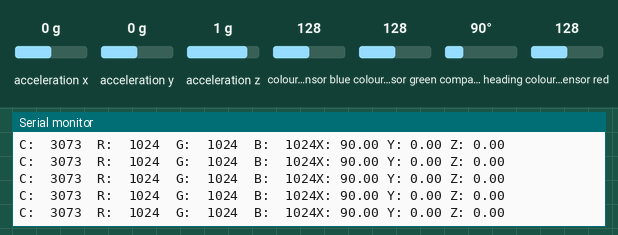
A sketch run on a simulated Arduino Uno, built with avr-gcc and run on an emulated ATmega328P. Parts: the last lines printed to the serial monitor. Inputs (shaded band) come from the test bench; at power-on: acceleration x 0 g, acceleration y 0 g, acceleration z 1 g, colour sensor blue 128, compass heading 90°, colour sensor green 128, colour sensor red 128.

Above: at 1.2 s.
1.3 s: acceleration x set to -1.4 g
At 1.4 s:
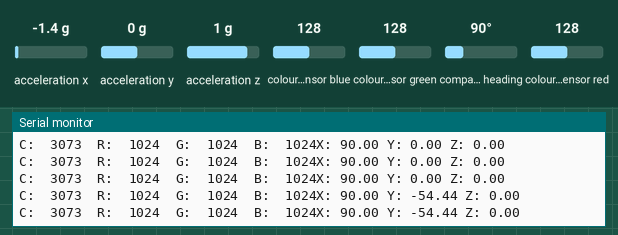
4.3 s: acceleration y set to -1.4 g
At 4.37 s:
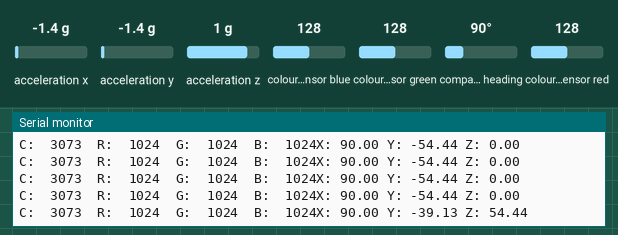
5.8 s: acceleration z set to -1.4 g
At 5.86 s:
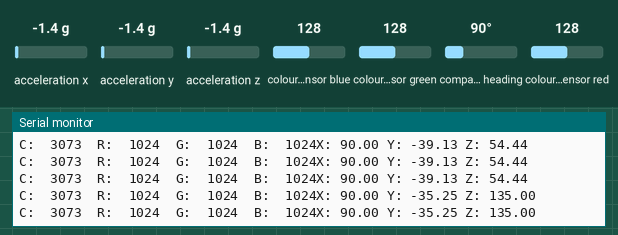
8.8 s: colour sensor blue set to 5
At 8.83 s:
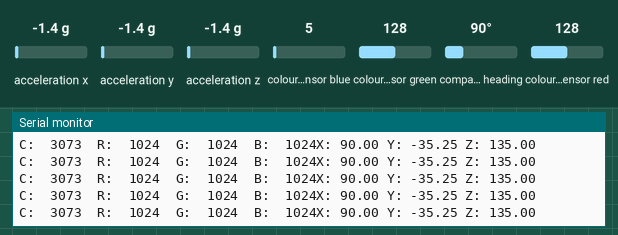
11.8 s: compass heading set to 180°
At 11.8 s:
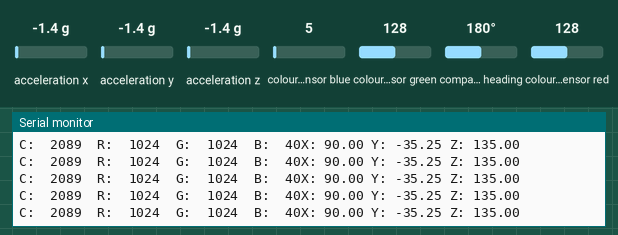
Timing chart, 0 to 14.8 s (numbered marks = the images above; inputs shaded):
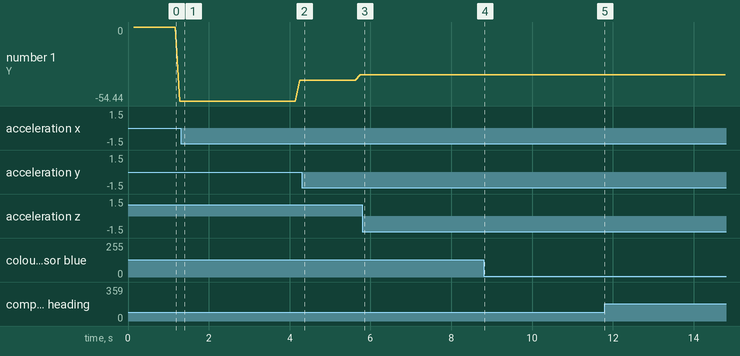

The sketch:

GyroColorTest.ino
```cpp
#include <Wire.h>
#include "Adafruit_Sensor.h"
#include "Adafruit_BNO055.h"
#include "Adafruit_TCS34725.h"
#include "utility/imumaths.h"

Adafruit_BNO055 gyro = Adafruit_BNO055();
Adafruit_TCS34725 color = Adafruit_TCS34725(TCS34725_INTEGRATIONTIME_50MS, TCS34725_GAIN_4X);

void setup() {

	gyro.begin();
	color.begin();

	Serial.begin(9600);

}

void loop() {

	uint16_t clear, red, green, blue;

	delay(60);  // takes 50ms to read

	color.getRawData(&red, &green, &blue, &clear);

	imu::Vector<3> euler = gyro.getVector(Adafruit_BNO055::VECTOR_EULER);

	Serial.print("X: ");
	Serial.print(euler.x());
	Serial.print(" Y: ");
	Serial.print(euler.y());
	Serial.print(" Z: ");
	Serial.print(euler.z());
	Serial.println("\t\t");

	Serial.print("C:\t");
	Serial.print(clear);
	Serial.print("\tR:\t");
	Serial.print(red);
	Serial.print("\tG:\t");
	Serial.print(green);
	Serial.print("\tB:\t");
	Serial.print(blue);
}
```

Measured:
- after the input at 1.3 s, the serial monitor: prints a new line after 0.10 s (image 1)
- after the input at 5.8 s, the serial monitor: prints a new line after 0.06 s (image 3)
- plotted number 1: -54.44 → -39.13 after the input at 1.3 s, -39.13 → -35.25 after the input at 4.3 s
